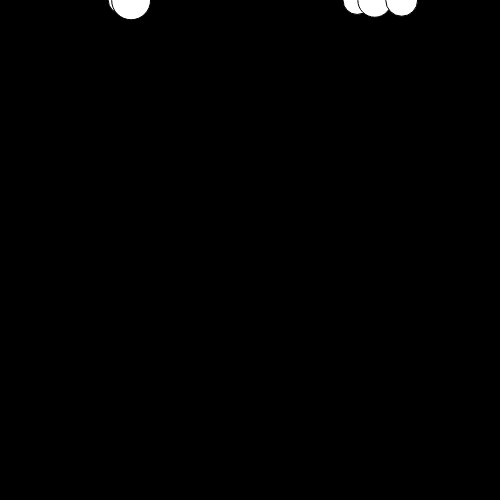
Frame 1 (no input)
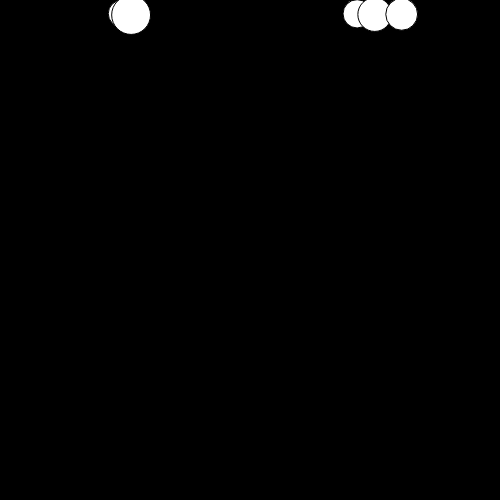
Frame 60 (no input)
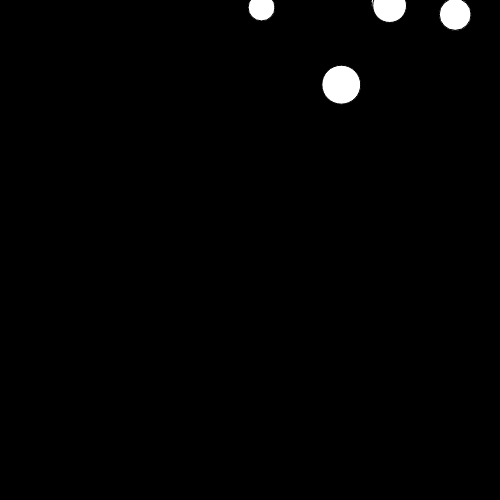
Frame 120 (the mouse pressed at the canvas centre since frame 60)

The p5.js sketch that drew these frames (run headless with seeded random() and noise() and a simulated clock; from frame 60 on, the mouse is pressed at the canvas centre):

// p5.js sketch
// ── sketch.js
var balls = [];

function setup() {
  
  createCanvas (500,500);
  //translate(-250, -250);
  for (var i = 0; i < 5; i++) {
    balls[i] = new ball();
  }
  grav=createVector(0,0.3);
  Fgrav=createVector(0,0);

  wind=createVector(0.6,0.1);

  drag=createVector(0,0)
  
}

function draw() {
  background(0);
  for (var j = 0; j < balls.length ; j++){
    //grav
    Fgrav.set(grav.x,grav.y);
    balls[j].aplyForce(Fgrav.mult(balls[j].m));

    //wind
    if (mouseIsPressed){
      balls[j].aplyForce(wind)
    }

    //drag
    if(balls[j].pos.y>0){
      var c=-0.1
      drag.set(balls[j].speed.x,balls[j].speed.y)
      drag.normalize().mult(drag.magSq()*c)
      balls[j].aplyForce(drag)
    }

    if (20>mouseY) {
      balls[j].pos.y=0
    }

    
    
    


    balls[j].move();
    balls[j].draw();
    
    
  }
  }
  
  

// ── Dots.js
function ball() {
  this.pos=createVector(random(width),0)
  //this.x = random(width);
  //this.y = random(height);
  this.speed=createVector(0,0)
  //this.xspeed=0;
  //this.yspeed=0;
  this.acc=createVector(0,0)
  //this.xgravity;
  //this.ygravity;
  
  this.m=random(1,3);
  this.f=createVector(0,0)
  
  this.draw = function(){
    ellipse(this.pos.x, this.pos.y, this.m*20,this.m*20);
    
  }
  
  this.move = function(){
    
    
    this.speed.add(this.acc)
    this.pos.add(this.speed)
    this.acc.set(0,0)

    if (this.pos.x < 0||width < this.pos.x){
      this.speed.x= -1*this.speed.x
      this.pos.add(this.speed);
    }
    if (this.pos.y < 0||height < this.pos.y){
      this.speed.y= -1*this.speed.y
      this.pos.add(this.speed);
    }


  }
  this.aplyForce = function(force){
    this.f.set(0,0)
    this.f.set(force.x,force.y)
    this.f.div(this.m)
    this.acc.add(this.f)
    
  }
  
   
}
